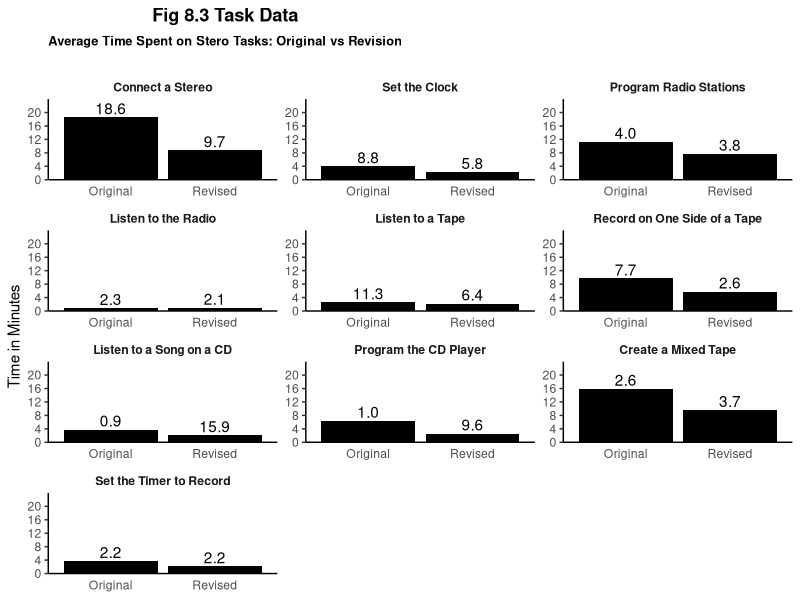

Write R code to recreate this figure. (Note: this script raises an error after producing the figure.)
library(ggplot2)
library(reshape2)
library(gridExtra)

this_base <- "fig08-03_task-data"

task <- c("Connect a Stereo", "Set the Clock",
          "Program Radio Stations", "Listen to the Radio", 
          "Listen to a Tape","Record on One Side of a Tape", 
          "Listen to a Song on a CD", "Program the CD Player", 
          "Create a Mixed Tape", "Set the Timer to Record")

my_data <- data.frame(
  task = factor(task, task),
  Original = c(18.6, 4.0, 11.3, 0.9, 2.6, 9.7, 3.8, 6.4, 15.9, 3.7),
  Revised = c(8.8, 2.3, 7.7, 1.0, 2.2, 5.8, 2.1, 2.6, 9.6, 2.2))

my_data_long <- melt(my_data, id.vars = "task", 
                     measure.vars = c("Original", "Revised"),
                     variable.name = "type", value.name = "time")

txt <- sprintf("%.1f", 
               round(as.vector(t(my_data[c("Original", "Revised")])), 2))

p1 <- ggplot(my_data_long, aes(x = type, y = time)) +
  geom_bar(stat = "identity", fill = "black") +
  geom_text(aes(label = txt, vjust = -0.25)) +
  facet_wrap( ~ task, ncol = 3, scales = "free") +
  scale_y_continuous(breaks = seq(0, 20, 4), limits = c(0, 24), 
                     expand = c(0, 0)) +
  labs(x = NULL, y = "Time in Minutes") +
  ggtitle(expression(
    atop(bold("Fig 8.3 Task Data"), 
         atop(bold("Average Time Spent on Stero Tasks: Original vs Revision"), 
              "")))) +
  theme_classic() +
  theme(plot.title = element_text(size = rel(1.2), face = "bold", vjust = 1),
        strip.background = element_blank(),
        strip.text = element_text(face = "bold"),
        axis.ticks.x = element_blank())
p1

footnote <- 
  paste("Note. Values represent participants' mean time per task.\n",
        "17 participants (three English-only speakers, five French",
        "bilinguals, four German bilinguals, five Spanish bilinguals)\n",
        "completed 10 tasks using the original instruction guide.\n", 
        "12 participants (three English-only speakers, three French ",
        "bilinguals, three German bilinguals, three Spanish \nbilinguals)",
        "completed 10 tasks using the revised instruction guide.\n\n")

p <- arrangeGrob(p1, 
                 sub = textGrob(paste(footnote, collapse = "\n"), 
                                x = 0, hjust = -0.1, vjust = 0.75, 
                                gp = gpar(fontface = "italic", fontsize = 10)))

p

ggsave(paste0(this_base, ".png"), 
       p, width = 6, height = 8)

## pedantic: extra indentation in footnote, 
## todo: missing superscripts in footnote
